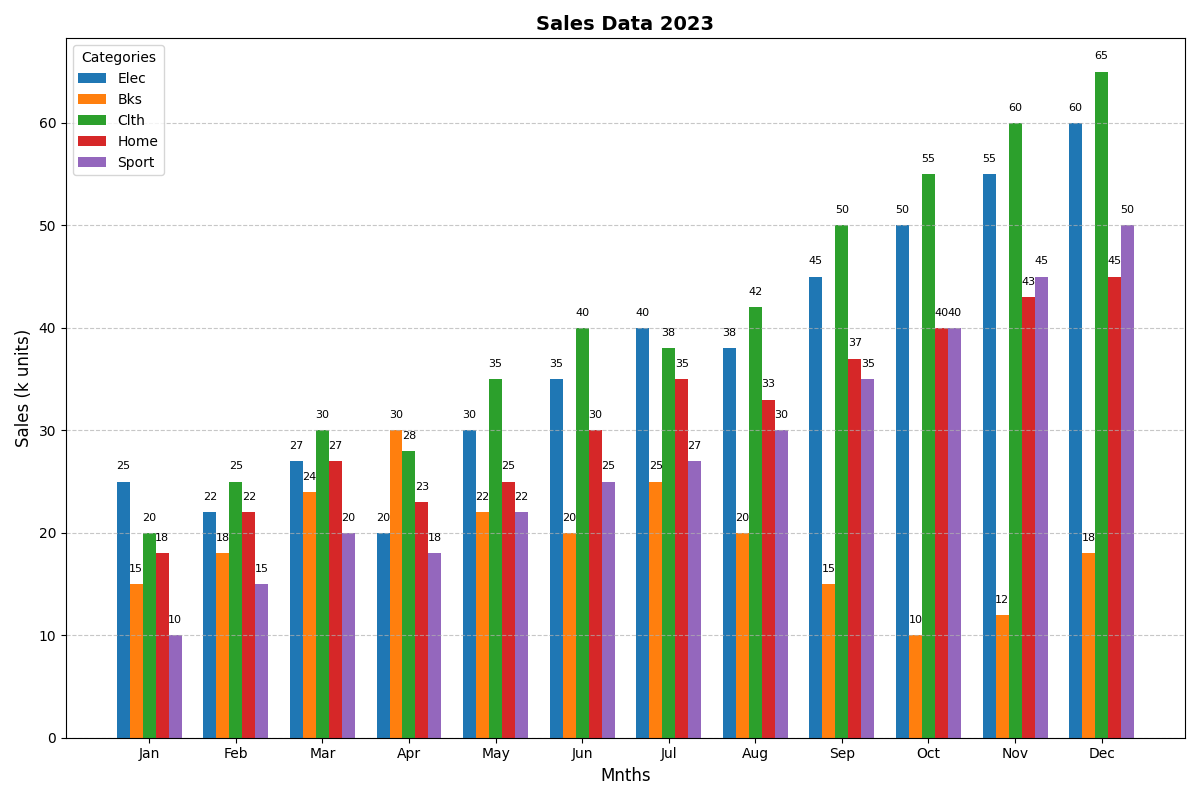

Reproduce this figure in Python.
import matplotlib.pyplot as plt
import numpy as np

# Define product categories
categories = ['Elec', 'Bks', 'Clth', 'Home', 'Sport']

# Define months
months = ['Jan', 'Feb', 'Mar', 'Apr', 'May', 'Jun', 'Jul', 'Aug', 'Sep', 'Oct', 'Nov', 'Dec']

# Hypothetical monthly sales data (in thousands)
sales_data = {
    'Elec': [25, 22, 27, 20, 30, 35, 40, 38, 45, 50, 55, 60],
    'Bks': [15, 18, 24, 30, 22, 20, 25, 20, 15, 10, 12, 18],
    'Clth': [20, 25, 30, 28, 35, 40, 38, 42, 50, 55, 60, 65],
    'Home': [18, 22, 27, 23, 25, 30, 35, 33, 37, 40, 43, 45],
    'Sport': [10, 15, 20, 18, 22, 25, 27, 30, 35, 40, 45, 50]
}

# Create the plot
fig, ax = plt.subplots(figsize=(12, 8))
width = 0.15  # Width of each bar
x = np.arange(len(months))

# Plot the bar chart
for i, (category, sales) in enumerate(sales_data.items()):
    ax.bar(x + i * width, sales, width=width, label=category)

# Set labels and title
ax.set_xlabel('Mnths', fontsize=12)
ax.set_ylabel('Sales (k units)', fontsize=12)
ax.set_title('Sales Data 2023', fontsize=14, fontweight='bold')
ax.set_xticks(x + (len(categories) - 1) * width / 2)
ax.set_xticklabels(months)

# Adding grid lines and legend
ax.grid(axis='y', linestyle='--', alpha=0.7)
ax.legend(title='Categories')

# Annotate sales values on each bar
for i, sales in enumerate(sales_data.values()):
    for j, value in enumerate(sales):
        ax.text(j + i * width, value + 1, f'{value}', ha='center', va='bottom', fontsize=8, color='black')

# Adjust the layout
plt.tight_layout()

# Display the plot
plt.show()
